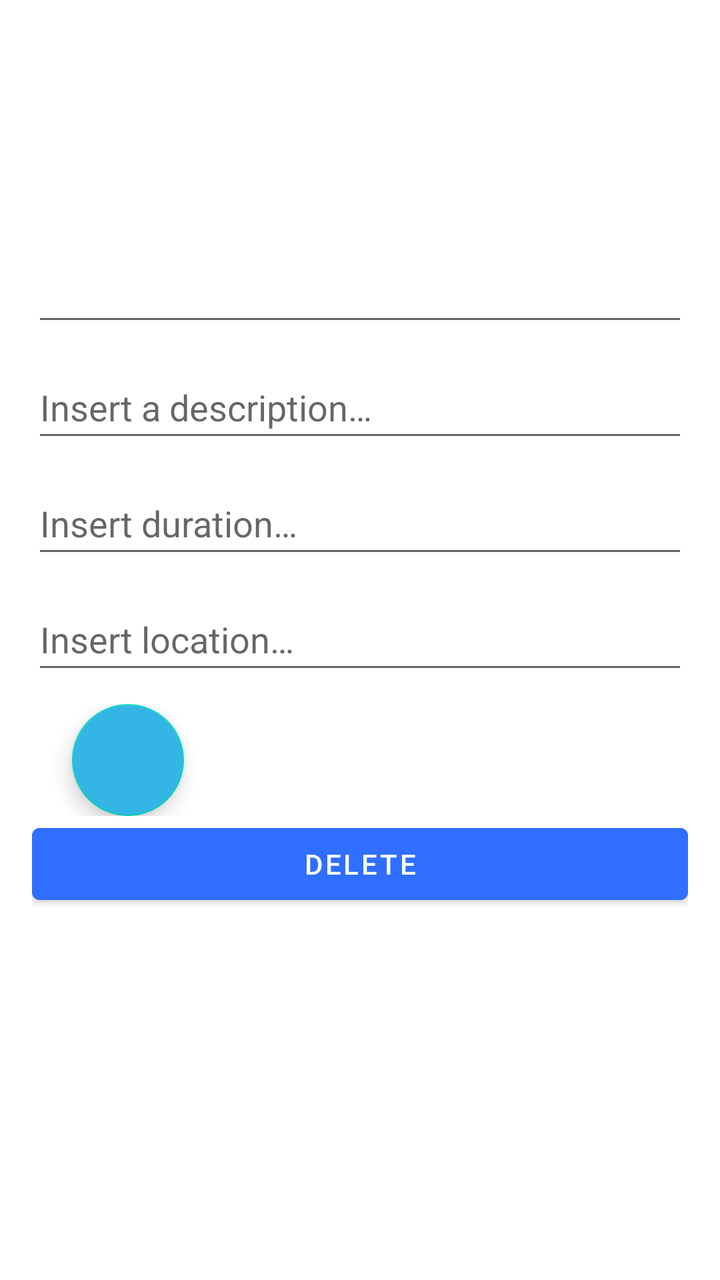
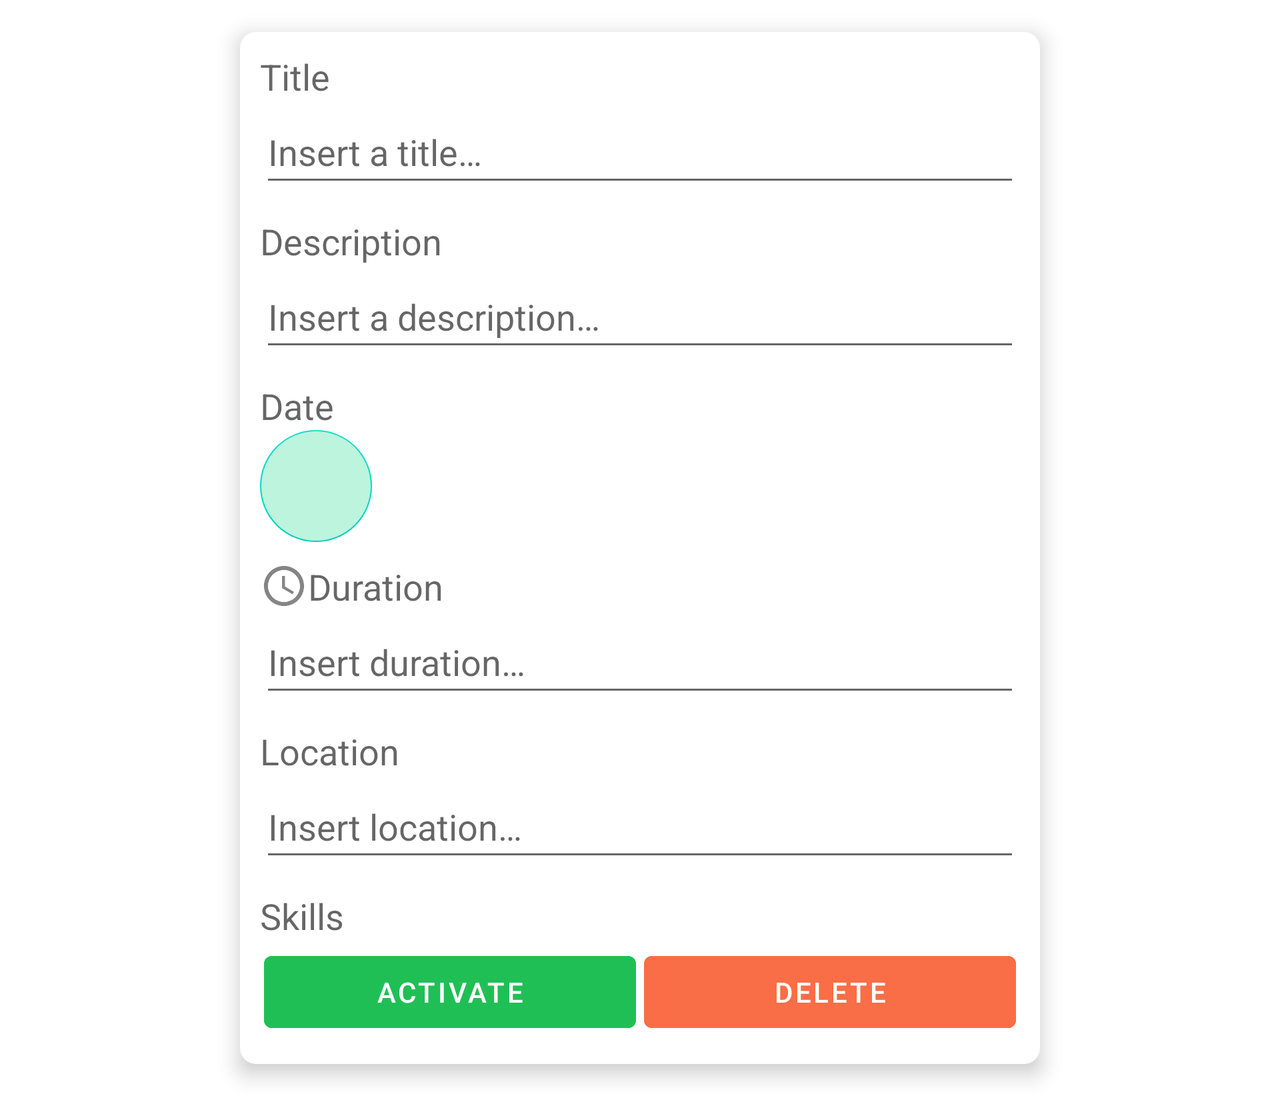

One screen, two layout resources from the same app: the default and the repository's alternative for another configuration. Each is rendered where Android would select it; the XML of both is given below.
<!-- AndroidManifest.xml: application theme Theme.Timebanking -->
<!-- res/layout/fragment_timeslot_edit.xml -->
<?xml version="1.0" encoding="utf-8"?>
<androidx.constraintlayout.widget.ConstraintLayout xmlns:android="http://schemas.android.com/apk/res/android"
    xmlns:app="http://schemas.android.com/apk/res-auto"
    xmlns:tools="http://schemas.android.com/tools"
    android:layout_width="match_parent"
    android:layout_height="match_parent"
    tools:context=".ui.personal_timeslot.EditTimeslotFragment">

    <LinearLayout
        android:id="@+id/externalLayout"
        android:layout_width="fill_parent"
        android:layout_height="fill_parent"
        android:layout_marginStart="16dp"
        android:layout_marginTop="100dp"
        android:layout_marginEnd="16dp"
        android:orientation="vertical"
        app:layout_constraintBottom_toBottomOf="parent"
        app:layout_constraintEnd_toEndOf="parent"
        app:layout_constraintStart_toStartOf="parent"
        app:layout_constraintTop_toTopOf="parent">

        <EditText
            android:id="@+id/editTitle"
            android:layout_width="match_parent"
            android:layout_height="wrap_content"
            android:layout_marginTop="20dp"
            android:layout_marginBottom="10dp"
            android:autofillHints="@string/insert_a_title"
            android:labelFor="@string/insert_a_title"
            android:inputType="text"
            android:minHeight="48dp" />

        <EditText
            android:id="@+id/editDescription"
            android:layout_width="match_parent"
            android:layout_height="wrap_content"
            android:layout_marginBottom="10dp"
            android:autofillHints="@string/insert_description"
            android:hint="@string/insert_description"
            android:inputType="text"
            android:labelFor="@id/editTitle"
            android:minHeight="48dp" />

        <EditText
            android:id="@+id/editDuration"
            android:layout_width="match_parent"
            android:layout_height="wrap_content"
            android:layout_marginBottom="10dp"
            android:autofillHints="@string/insert_duration"
            android:hint="@string/insert_duration"
            android:inputType="number"
            android:minHeight="48dp" />

        <EditText
            android:id="@+id/editLocation"
            android:layout_width="match_parent"
            android:layout_height="wrap_content"
            android:layout_marginBottom="10dp"
            android:autofillHints="@string/insert_location"
            android:hint="@string/insert_location"
            android:inputType="text"
            android:minHeight="48dp" />

        <LinearLayout
            android:id="@+id/dateLayout"
            android:layout_width="match_parent"
            android:layout_height="wrap_content"
            android:orientation="horizontal">

            <TextView
                android:id="@+id/editDate"
                android:layout_width="wrap_content"
                android:layout_height="wrap_content"
                android:layout_gravity="center"
                android:textAppearance="@style/TextAppearance.AppCompat.Medium"
                android:textColor="@color/black" />

            <com.google.android.material.floatingactionbutton.FloatingActionButton
                android:id="@+id/editDateButton"
                android:layout_width="fill_parent"
                android:layout_height="wrap_content"
                android:layout_marginStart="20dp"
                android:backgroundTint="@android:color/holo_blue_light"
                android:contentDescription="@string/editButton"
                app:srcCompat="@drawable/ic_calendar" />

        </LinearLayout>

        <Button
            android:id="@+id/deleteButton"
            android:backgroundTint="@color/Blue_Ribbon"
            android:layout_width="match_parent"
            android:layout_height="wrap_content"
            android:text="@string/delete" />
    </LinearLayout>

</androidx.constraintlayout.widget.ConstraintLayout>
<!-- resources referenced by this layout -->
<resources>
  <color name="Blue_Ribbon">#306EFF</color>
  <color name="black">#FF000000</color>
  <string name="delete">Delete</string>
  <string name="editButton">editButton</string>
  <string name="insert_a_title">Insert a title…</string>
  <string name="insert_description">Insert a description…</string>
  <string name="insert_duration">Insert duration…</string>
  <string name="insert_location">Insert location…</string>
  <style name="Theme.Timebanking" parent="Theme.MaterialComponents.DayNight.DarkActionBar">
          
          <item name="colorPrimary">@color/purple_500</item>
          <item name="colorPrimaryVariant">@color/purple_700</item>
          <item name="colorOnPrimary">@color/white</item>
          
          <item name="colorSecondary">@color/teal_200</item>
          <item name="colorSecondaryVariant">@color/teal_700</item>
          <item name="colorOnSecondary">@color/black</item>
          
          <item name="android:statusBarColor" tools:targetApi="l">?attr/colorPrimaryVariant</item>
          
      </style>
  <color name="purple_500">#FF6200EE</color>
  <color name="purple_700">#FF3700B3</color>
  <color name="white">#FFFFFFFF</color>
  <color name="teal_200">#FF03DAC5</color>
  <color name="teal_700">#FF018786</color>
</resources>
<!-- res/layout-land/fragment_timeslot_edit.xml (the repository's variant of the layout above) -->
<!-- drawn on the phone turned sideways -->
<?xml version="1.0" encoding="utf-8"?>
<ScrollView xmlns:android="http://schemas.android.com/apk/res/android"
    xmlns:app="http://schemas.android.com/apk/res-auto"
    xmlns:tools="http://schemas.android.com/tools"
    android:layout_width="400dp"
    android:layout_height="wrap_content"
    android:layout_marginStart="16dp"
    android:layout_marginTop="16dp"
    android:layout_marginEnd="16dp"
    android:layout_marginBottom="16dp"
    android:layout_gravity="center"
    android:background="@drawable/shape"
    android:backgroundTint="@color/white"
    android:elevation="6dp"
    android:orientation="vertical"
    android:padding="10dp"
    tools:context=".ui.personal_timeslot.EditTimeslotFragment">

    <LinearLayout
        android:layout_width="match_parent"
        android:layout_height="wrap_content"
        android:orientation="vertical">


        <TextView

            android:id="@+id/TitleTooltip"
            android:layout_width="match_parent"
            android:layout_height="wrap_content"
            android:text="@string/titleTooltip"
            android:textAppearance="@style/TextAppearance.AppCompat.Medium"
            app:layout_constraintStart_toStartOf="parent" />

        <EditText
            android:id="@+id/editTitle"
            android:layout_width="match_parent"
            android:layout_height="wrap_content"
            android:layout_marginBottom="10dp"
            android:autofillHints="@string/insert_a_title"
            android:hint="@string/insert_a_title"
            android:inputType="text"
            android:minHeight="48dp" />

        <TextView
            android:id="@+id/DescriptionTooltip"
            android:layout_width="match_parent"
            android:layout_height="wrap_content"
            android:text="@string/descriptionTooltip"
            android:textAppearance="@style/TextAppearance.AppCompat.Medium"
            app:drawableLeftCompat="@drawable/ic_info" />

        <EditText
            android:id="@+id/editDescription"
            android:layout_width="match_parent"
            android:layout_height="wrap_content"
            android:layout_marginBottom="10dp"
            android:autofillHints="@string/insert_a_description"
            android:hint="@string/insert_description"
            android:inputType="text"
            android:minHeight="48dp" />

        <TextView
            android:id="@+id/DateToolTip"
            android:layout_width="match_parent"
            android:layout_height="wrap_content"
            android:text="@string/dateTooltip"
            android:textAppearance="@style/TextAppearance.AppCompat.Medium" />

        <LinearLayout
            android:id="@+id/dateLayout"
            android:layout_width="match_parent"
            android:layout_height="wrap_content"
            android:layout_marginBottom="10dp"
            android:orientation="horizontal">

            <com.google.android.material.floatingactionbutton.FloatingActionButton
                android:id="@+id/editDateButton"
                android:layout_width="wrap_content"
                android:layout_height="wrap_content"
                android:layout_marginEnd="20dp"
                android:backgroundTint="#BCF4DE"
                android:contentDescription="@string/editButton"
                app:elevation="0dp"
                app:srcCompat="@drawable/ic_calendar" />

            <TextView
                android:id="@+id/editDate"
                android:layout_width="wrap_content"
                android:layout_height="wrap_content"
                android:layout_gravity="center"
                android:textAppearance="@style/TextAppearance.AppCompat.Medium"
                android:textColor="@color/black" />

        </LinearLayout>

        <TextView
            android:id="@+id/DurationTooltip"
            android:layout_width="match_parent"
            android:layout_height="wrap_content"
            android:text="@string/durationTooltip"
            android:textAppearance="@style/TextAppearance.AppCompat.Medium"
            app:drawableLeftCompat="@drawable/ic_clock" />

        <EditText
            android:id="@+id/editDuration"
            android:layout_width="match_parent"
            android:layout_height="wrap_content"
            android:layout_marginBottom="10dp"
            android:autofillHints="@string/insert_duration"
            android:hint="@string/insert_duration"
            android:inputType="number"
            android:minHeight="48dp" />

        <TextView
            android:id="@+id/LocationTooltip"
            android:layout_width="match_parent"
            android:layout_height="wrap_content"
            android:text="@string/locationTooltip"
            android:textAppearance="@style/TextAppearance.AppCompat.Medium"
            app:drawableLeftCompat="@drawable/ic_location" />

        <EditText
            android:id="@+id/editLocation"
            android:layout_width="match_parent"
            android:layout_height="wrap_content"
            android:layout_marginBottom="10dp"
            android:autofillHints="@string/insert_location"
            android:hint="@string/insert_location"
            android:inputType="text"
            android:minHeight="48dp" />

        <TextView
            android:id="@+id/skillsToolTip"
            android:layout_width="match_parent"
            android:layout_height="wrap_content"
            android:text="@string/skillsTooltip"
            android:textAppearance="@style/TextAppearance.AppCompat.Medium"
            app:drawableLeftCompat="@drawable/ic_list"
            app:layout_constraintStart_toStartOf="parent"
            app:layout_constraintTop_toBottomOf="@+id/rating" />

        <androidx.recyclerview.widget.RecyclerView
            android:id="@+id/skill_list_recycler"
            android:layout_width="match_parent"
            android:layout_height="wrap_content" />

        <LinearLayout
            android:layout_width="match_parent"
            android:layout_height="wrap_content"
            android:orientation="horizontal">

            <Button
                android:id="@+id/activateButton"
                style="?android:attr/buttonBarButtonStyle"
                android:layout_width="match_parent"
                android:layout_height="wrap_content"
                android:layout_margin="2dp"
                android:layout_weight="1"
                android:backgroundTint="#20BF55"
                android:text="@string/activate"
                android:textColor="@color/White" />

            <Button
                android:id="@+id/deactivateButton"
                style="?android:attr/buttonBarButtonStyle"
                android:layout_width="match_parent"
                android:layout_height="wrap_content"
                android:layout_margin="2dp"
                android:layout_weight="1"
                android:backgroundTint="#0096C7"
                android:text="@string/deactivate"
                android:textColor="@color/White"
                android:visibility="gone" />

            <Button
                android:id="@+id/deleteButton"
                style="?android:attr/buttonBarButtonStyle"
                android:layout_width="match_parent"
                android:layout_height="wrap_content"
                android:layout_margin="2dp"
                android:layout_weight="1"
                android:backgroundTint="#F96E46"
                android:text="@string/delete"
                android:textColor="@color/White" />
        </LinearLayout>

    </LinearLayout>
</ScrollView>
<!-- resources referenced by the variant -->
<!-- as the phone turned sideways resolves them -->
<resources>
  <color name="White">#FFFFFF</color>
  <color name="black">#FF000000</color>
  <color name="white">#FFFFFFFF</color>
  <!-- drawable ic_clock (drawable) -->
  <vector android:alpha="0.6" android:height="24dp" android:tint="#333333"
      android:viewportHeight="24" android:viewportWidth="24"
      android:width="24dp" xmlns:android="http://schemas.android.com/apk/res/android">
      <path android:fillColor="@android:color/white" android:pathData="M11.99,2C6.47,2 2,6.48 2,12s4.47,10 9.99,10C17.52,22 22,17.52 22,12S17.52,2 11.99,2zM12,20c-4.42,0 -8,-3.58 -8,-8s3.58,-8 8,-8 8,3.58 8,8 -3.58,8 -8,8z"/>
      <path android:fillColor="@android:color/white" android:pathData="M12.5,7H11v6l5.25,3.15 0.75,-1.23 -4.5,-2.67z"/>
  </vector>
  <!-- drawable shape (drawable) -->
  <?xml version="1.0" encoding="utf-8"?>
  <shape xmlns:android="http://schemas.android.com/apk/res/android"
      android:shape="rectangle">
      <corners android:radius="8dp">
  
      </corners>
      <solid android:color="#97D8CE">
  
      </solid>
  </shape>
  <string name="activate">Activate</string>
  <string name="dateTooltip">Date</string>
  <string name="deactivate">Deactivate</string>
  <string name="delete">Delete</string>
  <string name="descriptionTooltip">Description</string>
  <string name="durationTooltip">Duration</string>
  <string name="editButton">editButton</string>
  <string name="insert_a_description">Insert a description…</string>
  <string name="insert_a_title">Insert a title…</string>
  <string name="insert_description">Insert a description…</string>
  <string name="insert_duration">Insert duration…</string>
  <string name="insert_location">Insert location…</string>
  <string name="locationTooltip">Location</string>
  <string name="skillsTooltip">Skills</string>
  <string name="titleTooltip">Title</string>
  <style name="Theme.Timebanking" parent="Theme.MaterialComponents.DayNight.DarkActionBar">
          
          <item name="colorPrimary">@color/purple_500</item>
          <item name="colorPrimaryVariant">@color/purple_700</item>
          <item name="colorOnPrimary">@color/white</item>
          
          <item name="colorSecondary">@color/teal_200</item>
          <item name="colorSecondaryVariant">@color/teal_700</item>
          <item name="colorOnSecondary">@color/black</item>
          
          <item name="android:statusBarColor" tools:targetApi="l">?attr/colorPrimaryVariant</item>
          
      </style>
  <color name="purple_500">#FF6200EE</color>
  <color name="purple_700">#FF3700B3</color>
  <color name="teal_200">#FF03DAC5</color>
  <color name="teal_700">#FF018786</color>
</resources>
